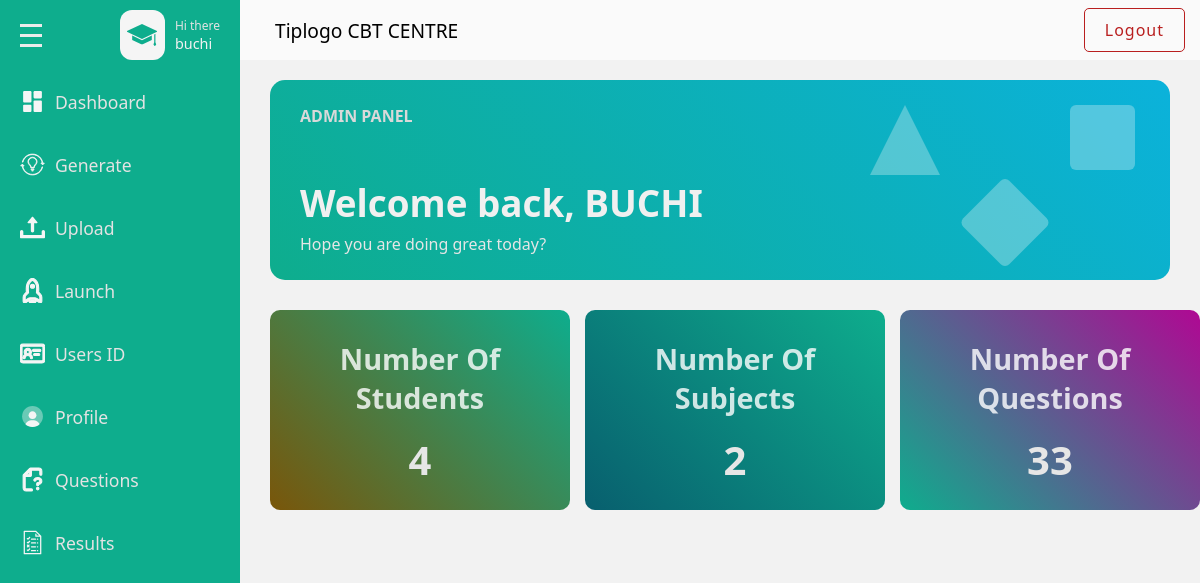
The page /admins/dashboard (signed in) on the database as committed earlier.
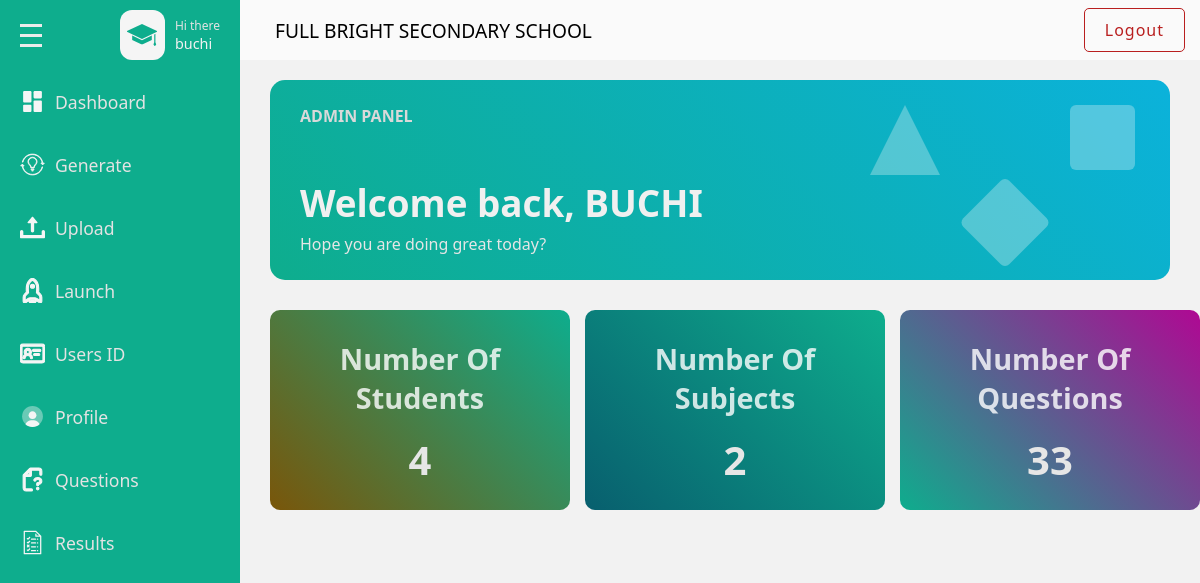
The same page on the database as committed later.
### base/models.py (models this page shows, shortened)
class Userprofile(models.Model):
    user = models.ForeignKey(User, on_delete=models.CASCADE)
    subject = models.ForeignKey(Subject, null=True, blank=True, on_delete=models.SET_NULL)
    number_of_questions = models.IntegerField(null=True, blank=True)

class User(AbstractUser):
    school_name = models.CharField(max_length=500, null=True,blank=True)
    recovery_code = models.CharField(max_length=100, null=True)

class Name_School(models.Model):
    school = models.CharField(max_length=345)

### admins/views.py (the view)
# urls.py: path('dashboard',views.dashboard , name= "dashboard"),
@login_required(login_url='admins:login')
def dashboard(request):
    school_name =get_object_or_404(Name_School)
    userprofile = get_object_or_404(Userprofile,user=request.user)
    userid = UserID.objects.count()
    subject = Subject.objects.count()
    qusetion = Question.objects.count()
    context = {
        'school_name':school_name,
        'userprofile':userprofile,
        'userid':userid,
        'subject':subject,
        'qusetion':qusetion,
    }
    return render (request, 'admins/dashboard.html',context)

### base/templates/admins/dashboard.html (shortened to what this page needs)
{% load static %}
<!DOCTYPE html>
<html lang="en">
<head>
    <link rel = "stylesheet" href = "{% static 'css/style.css' %}"/>
</head>
<body>
    <div class = "page">
        <div class = "wrapper">
            <div class = "main-sidebar">
                <div class = "menu">
                    <div class= "menu-head flex-between">
                        <div class="hamburger flex-column">
                            <span></span>
                            <span></span>
                            <span></span>
                        </div>
                        <div class = "menu-head-content flex gp-10">
                            <div class = "scholar-icon-div flex-center">
                                <!DOCTYPE svg PUBLIC "-//W3C//DTD SVG 1.1//EN" "http://www.w3.org/Graphics/SVG/1.1/DTD/svg11.dtd">
                            </div>
                            <div class = "text-content-div flex-column">
                                <span class = "sub-text">Hi there</span>
                                <span class = "text">{{userprofile.user.username}}</span>
                            </div>
                        </div>
                    </div>
                    <div class= "menu-content flex-column ">
                        <a href = "{% url 'admins:dashboard' %}" class = "menu-item">
                            <div class="menu-wrapper flex gp-10">
                                <!DOCTYPE svg PUBLIC "-//W3C//DTD SVG 1.1//EN" "http://www.w3.org/Graphics/SVG/1.1/DTD/svg11.dtd">
                                <span>Dashboard</span>
                            </div>
                        </a>
                        <a href = "{% url 'admins:userid' %}" class = "generate menu-item">
                            <div class="menu-wrapper flex gp-10">
                                <!DOCTYPE svg PUBLIC "-//W3C//DTD SVG 1.1//EN" "http://www.w3.org/Graphics/SVG/1.1/DTD/svg11.dtd">
                                <span>Generate</span>
                            </div>
                        </a>
                        <a href = "{% url 'admins:upload' %}" class = "menu-item">
                            <div class="menu-wrapper flex gp-10">
                                <!DOCTYPE svg PUBLIC "-//W3C//DTD SVG 1.1//EN" "http://www.w3.org/Graphics/SVG/1.1/DTD/svg11.dtd">
                                <span>Upload</span>
                            </div>
                        </a>
                        <a href = "{% url 'admins:launch' %}" class = "menu-item">
                            <div class="menu-wrapper flex gp-10">
                                <!DOCTYPE svg PUBLIC "-//W3C//DTD SVG 1.1//EN" "http://www.w3.org/Graphics/SVG/1.1/DTD/svg11.dtd">
                                <span>Launch</span>
                            </div>
                        </a>
                        <a href = "{% url 'admins:user' %}" class = "menu-item">
                            <div class="menu-wrapper flex gp-10">
                                <!DOCTYPE svg PUBLIC "-//W3C//DTD SVG 1.1//EN" "http://www.w3.org/Graphics/SVG/1.1/DTD/svg11.dtd">
                                <span>Users ID</span>
                            </div>
                        </a>
                        <a href = "{% url 'admins:profile' %}" class = "menu-item">
                            <div class="menu-wrapper flex gp-10">
                                <!DOCTYPE svg PUBLIC "-//W3C//DTD SVG 1.1//EN" "http://www.w3.org/Graphics/SVG/1.1/DTD/svg11.dtd">
                                <span>Profile</span>
                            </div>
                        </a>
                        <a href = "{% url 'admins:question' %}" class = "menu-item">
                            <div class="menu-wrapper flex gp-10">
                                <!DOCTYPE svg PUBLIC "-//W3C//DTD SVG 1.1//EN" "http://www.w3.org/Graphics/SVG/1.1/DTD/svg11.dtd">
                                <span>Questions</span>
                            </div>
                        </a>
                        <a href = "{% url 'admins:result' %}" class = "menu-item">
                            <div class="menu-wrapper flex gp-10">
                                <!DOCTYPE svg PUBLIC "-//W3C//DTD SVG 1.1//EN" "http://www.w3.org/Graphics/SVG/1.1/DTD/svg11.dtd">
                                <span>Results</span>
                            </div>
                        </a>
                    </div>
                </div>
            </div>
            <div class = "main-content">
                <div class="main-content-header flex-between">
                    <span>{{school_name.school}}</span>
                    <a class = "logout-link" href="{% url 'admins:logout' %}">Logout</a>
                </div>
                <div class = "welcome-main">
                    <div class = "welcome-head-wrapper flex-between">
                        <div class="welcome-text-content flex-column">
                            <div class ="admin-text-div">
                                <span class ="admin-text" >Admin Panel</span>
                            </div>
                            <div class ="greetings-wrapper">
                                <h3>Welcome back, {{userprofile.user.username|upper}}</h3>
                                <span>Hope you are doing great today?</span>
                            </div>
                        </div>
                        <div class ="welcome-graphics">
                            <span class="triangle"></span>
                            <span class="square-phic"></span>
                            <span class="diamond"></span>
                        </div>
                    </div>
                    <div class = "welcome-box-wrapper">
                        <div class = "stats-box box-one flex-column">
                            <h3 class = "stats-head">Number Of Students</h3>
                            <span class = "stats-result">{{userid}}</span>
                        </div>
                        <div class = "stats-box box-two flex-column">
                            <h3 class = "stats-head">Number Of Subjects</h3>
                            <span class = "stats-result">{{subject}}</span>
                        </div>
                        <div class = "stats-box box-three flex-column">
                            <h3 class = "stats-head">Number Of Questions</h3>
                            <span class = "stats-result">{{qusetion}}</span>
                        </div>
                    </div>
                </div>
            </div>
        </div>
    </div>
</body>
</html>

Rows that differ between the two databases and show on the page:
changed Name_School: school "Tiplogo CBT CENTRE" → "FULL BRIGHT SECONDARY SCHOOL"
